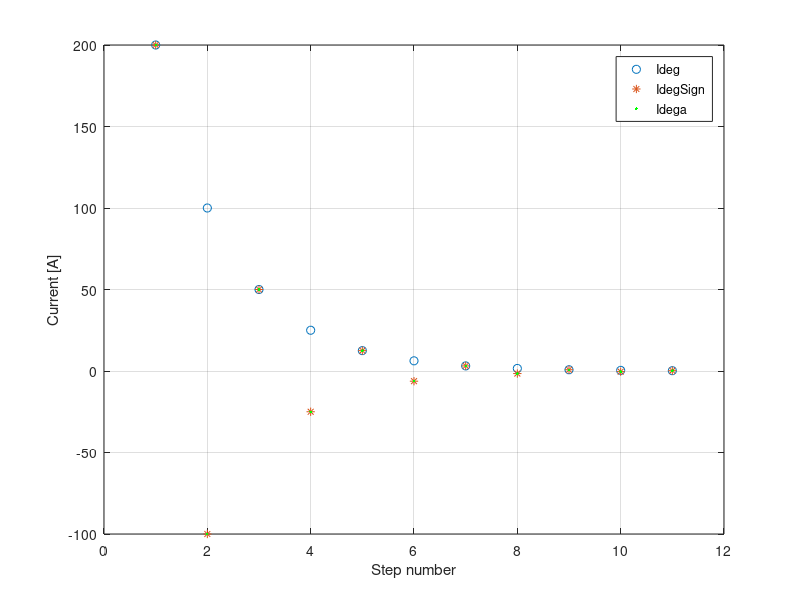
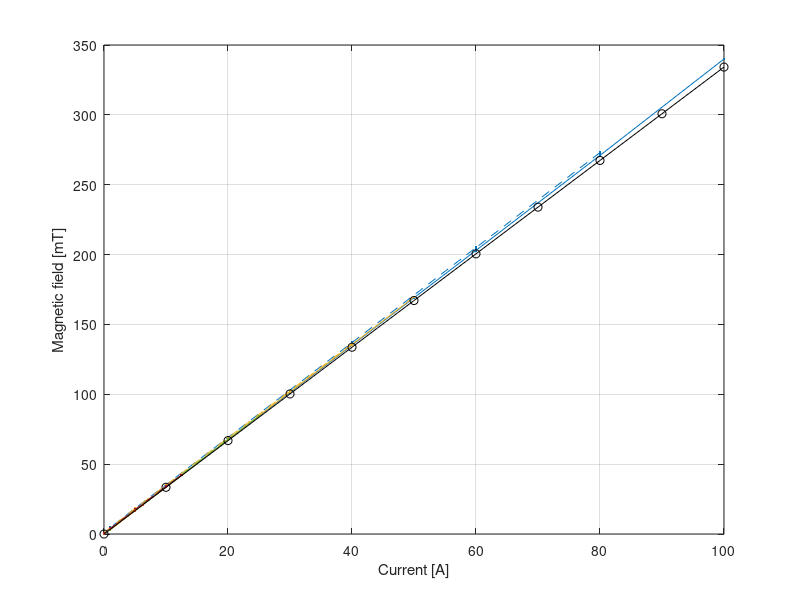
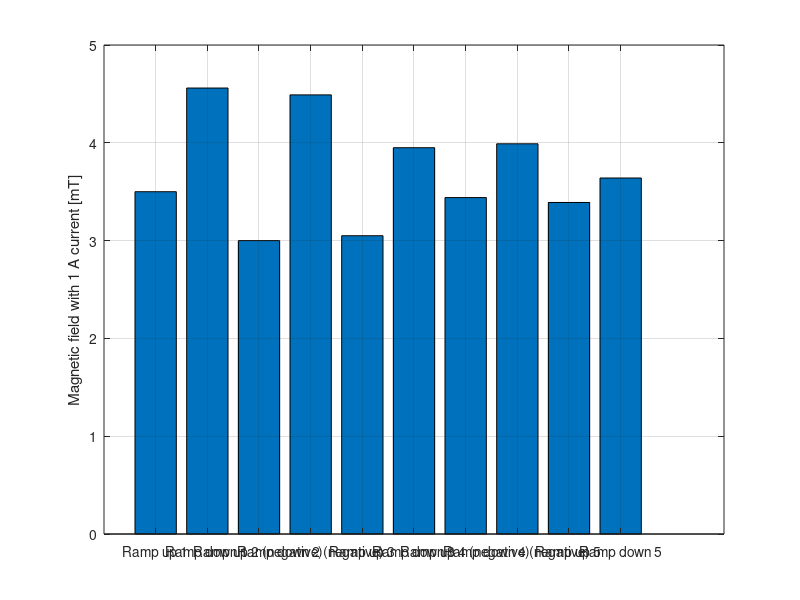

The MATLAB script that drew these images, in order:
clear figs

% Parameters for the degaussing cycle
Imax = 200.;
Nstep = 10;
% Computation of the degaussing cycle
n = 0:1:Nstep;
d = 1./(2.^n);
Ideg = Imax * d;
IdegSign = Ideg;
IdegSign(2:2:end) = -Ideg(2:2:end);
% Computation 2 of the degaussing cycle
na=1:1:(Nstep+1);
Idega=Imax*(-1).^(na-1)./(2.^(na-1));

% Expected values from design, assuming linearity
Iexpected = 0:10:100; % [A]
Bexpected = 1.397e3 / 418. * Iexpected; % [mT]

##% Measurements during degaussing cycle 1, faulty Gaussmeter measurements
##ImeasUp1 = [0.5 20:10:100 120:20:200]; % [A]
##ImeasDown1 = [180:-20:100 90:-10:0]; % [A]
##ImeasUp2 = -1 * [10:10:100]; % [A]
##ImeasDown2 = -1 * [90:-10:0]; % [A]
##ImeasUp3 = 10:10:50; % [A]
##ImeasDown3 = [40:-10:10 5 1 0] % [A]
##ImeasUp4 = -1 * [1 5:5:25]; % [A]
##ImeasDown4 = -1 * [20:-5:5 1 0]; % [A]
##ImeasUp5 = [1 5 10 12.5]; % [A]
##ImeasDown5 = [10 5 1 0]; % [A]
##ImeasUp6 = -1 * [1 5 6.2]; % [A]
##ImeasDown6 = -1 * [5 1 0]; % [A]
##ImeasAll = [ ...
##  ImeasUp1 ImeasDown1 ImeasUp2 ImeasDown2 ImeasUp3 ImeasDown3 ...
##  ImeasUp4 ImeasDown4 ImeasUp5 ImeasDown5 ImeasUp6 ImeasDown6];
##BmeasAll = [ ...
##  BmeasUp1 BmeasDown1 BmeasUp2 BmeasDown2 BmeasUp3 BmeasDown3 ...
##  BmeasUp4 BmeasDown4 BmeasUp5 BmeasDown5 BmeasUp6 BmeasDown6];
##BmeasUp1 = [0.25 6.1 9 12 15 17 21 23 27 30 36 42.9 48.0 54.0 59.9]; % [mT]
##BmeasDown1 = [54.1 48.1 42.1 36.2 30.2 27.2 24.2 21.2 18.1 15.2 12.2 9.24 6.19 3.18 0.12]; % [mT]
##BmeasUp2 = -1 * [2.97 6.07 9.12 12.17 15.20 18.3 21.4 24.5 27.5 30.6]; % [mT]
##BmeasDown2 = -1 * [27.6 24.5 21.5 18.4 15.4 12.31 9.24 6.20 3.20 0.12]; % [mT]
##BmeasUp3 = [3.02 6.04 9.07 12.11 15.12]; % [mT]
##BmeasDown3 = [12.13 9.14 6.12 3.10 1.59 0.38 0.04]; % [mT]
##BmeasUp4 = -1 * [0.31 1.52 3.05 4.56 6.08 7.61]; % [mT]
##BmeasDown4 = -1 * [6.12 4.61 3.11 1.61 0.38 0.07]; % [mT]
##BmeasUp5 = [0.28 1.50 3.01 3.75]; % [mT]
##BmeasDown5 = [3.01 1.54 0.32 0.00]; % [mT]
##BmeasUp6 = -1 * [0.34 1.54 1.90]; % [mT]
##BmeasDown6 = -1 * [1.56 0.36 0.02]; % [mT]

% Measurements during degaussing cycle 2, good Gaussmeter measurements
totRamps = 5;
ImeasUp1 = [1 10:10:50 60:20:100]; % [A]
ImeasDown1 = [80:-20:20 10 5 1 0]; % [A]
ImeasUp2 = -1 * [1 5 10:10:50]; % [A]
ImeasDown2 = -1 * [40:-10:10 5 1 0]; % [A]
ImeasUp3 = [1 5 10 20 25]; % [A]
ImeasDown3 = [20 10 5 1 0] % [A]
ImeasUp4 = -1 * [1 5 10 12.5]; % [A]
ImeasDown4 = -1 * [10 5 1 0]; % [A]
ImeasUp5 = [1 5 6.2]; % [A]
ImeasDown5 = [5 1 0]; % [A]
BmeasUp1 = [3.50 33.6 67.4 101.3 135.2 169.1 203 271 340]; % [mT]
BmeasDown1 = [273 205 137 69.1 35.2 18.3 4.56 0.86]; % [mT]
BmeasUp2 = -1 * [3.00 16.7 33.6 67.6 101.7 135.6 169.6]; % [mT]
BmeasDown2 = -1 * [136.2 102.5 68.8 35.0 18.2 4.49 0.80]; % [mT]
BmeasUp3 = [3.05 16.70 33.5 67.5 84.5]; % [mT]
BmeasDown3 = [67.9 34.3 17.5 3.95 0.29]; % [mT]
BmeasUp4 = -1 * [3.44 17.05 33.9 42.3]; % [mT]
BmeasDown4 = -1 * [34.1 17.5 3.99 0.31]; % [mT]
BmeasUp5 = [3.39 16.93 20.8]; % [mT]
BmeasDown5 = [17.0 3.64 0.00]; % [mT]

ImeasAll = [ ...
  ImeasUp1 ImeasDown1 ImeasUp2 ImeasDown2 ImeasUp3 ImeasDown3 ...
  ImeasUp4 ImeasDown4 ImeasUp5 ImeasDown5];
  %ImeasUp6 ImeasDown6];
BmeasAll = [ ...
  BmeasUp1 BmeasDown1 BmeasUp2 BmeasDown2 BmeasUp3 BmeasDown3 ...
  BmeasUp4 BmeasDown4 BmeasUp5 BmeasDown5];
  %BmeasUp6 BmeasDown6];

selectedCurrentId = 1;  % [A]
BmeasSelectedCurrent = [ ...
  BmeasUp1(selectedCurrentId), BmeasDown1(end-selectedCurrentId) ...
  BmeasUp2(selectedCurrentId), BmeasDown2(end-selectedCurrentId) ...
  BmeasUp3(selectedCurrentId), BmeasDown3(end-selectedCurrentId) ...
  BmeasUp4(selectedCurrentId), BmeasDown4(end-selectedCurrentId) ...
  BmeasUp5(selectedCurrentId), BmeasDown5(end-selectedCurrentId)];
BmeasSelectedCurrentPositive = BmeasSelectedCurrent;
BmeasSelectedCurrentPositive(BmeasSelectedCurrentPositive < 0) = ...
  -1 * BmeasSelectedCurrentPositive(BmeasSelectedCurrentPositive < 0);
% Plot degaussing cycle
##figure(1)
##plot(n, d, 'o')
figure(2)
plot(n+1, Ideg, 'o')
hold on
plot(n+1, IdegSign, '*')
plot(na, Idega, '.g')
hold off
legend('Ideg', 'IdegSign', 'Idega')
xlabel('Step number')
ylabel('Current [A]')
grid
##set(gca, 'FontSize', 24)

fprintf('%.1f ', IdegSign')
fprintf('\n')

% Plot performed ramps
figure(3)
hPlot = plot(ImeasUp1, BmeasUp1, '.-')
hold on
plot(ImeasDown1, BmeasDown1, '.--', 'Color', get(hPlot, 'Color'))
hPlot = plot(-ImeasUp2, -BmeasUp2, '.-')
plot(-ImeasDown2, -BmeasDown2, '.--', 'Color', get(hPlot, 'Color'))
hPlot = plot(ImeasUp3, BmeasUp3, '.-')
plot(ImeasDown3, BmeasDown3, '.--', 'Color', get(hPlot, 'Color'))
hPlot = plot(-ImeasUp4, -BmeasUp4, '.-')
plot(-ImeasDown4, -BmeasDown4, '.--', 'Color', get(hPlot, 'Color'))
hPlot = plot(ImeasUp5, BmeasUp5, '.-')
plot(ImeasDown5, BmeasDown5, '.--', 'Color', get(hPlot, 'Color'))
##hPlot = plot(-ImeasUp6, -BmeasUp6, '.-')
##plot(-ImeasDown6, -BmeasDown6, '.--', 'Color', get(hPlot, 'Color'))
plot(Iexpected, Bexpected, 'ko-')
hold off
xlabel('Current [A]')
ylabel('Magnetic field [mT]')
grid
##set(gca, 'FontSize', 24)

fprintf('%20s %20s\n', 'Imeas [A]', 'Bmeas [mT]')
fprintf('%20.1f %20.1f\n', [ImeasAll; BmeasAll])
fprintf('\n')

figure(4)
bar(BmeasSelectedCurrentPositive)
ylabel('Magnetic field with 1 A current [mT]')
xTickLabels = {};
for rampId = 1:totRamps
  if mod(rampId, 2) == 0
    negLabel = ' (negative)';
  else
    negLabel = '';
  endif
  xTickLabels = [xTickLabels ...
  ['Ramp up ' num2str(rampId) negLabel] ...
  ['Ramp down ' num2str(rampId) negLabel]];
endfor
xticklabels(xTickLabels)
grid

